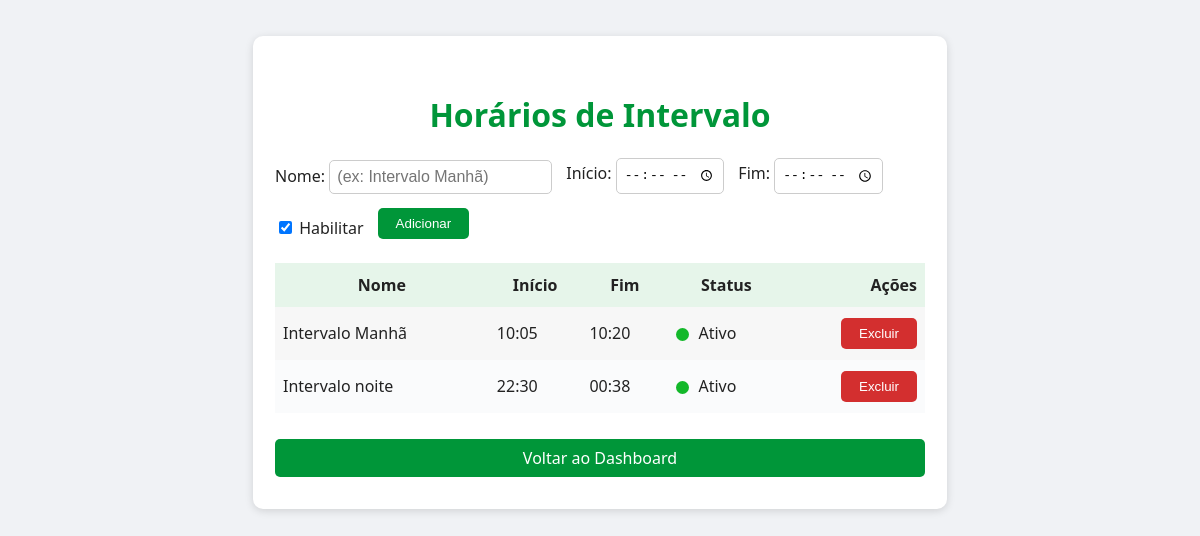
Screenshot of /admin/interval_schedules with the database file from the repository.
### tables this page shows
CREATE TABLE interval_schedules (
                id INTEGER PRIMARY KEY AUTOINCREMENT,
                name TEXT NOT NULL,
                start_time TEXT NOT NULL,
                end_time TEXT NOT NULL,
                is_enabled BOOLEAN DEFAULT 1
            );

### app.py (the view, shortened to what this page needs)
@app.route('/admin/interval_schedules', methods=['GET', 'POST'])
def admin_interval_schedules():
    db = get_db()
    schedules = db.execute("SELECT * FROM interval_schedules ORDER BY start_time").fetchall()
    return render_template('admin_interval_schedules.html', schedules=schedules)

### app.py (called while the page is built)
def get_db():
    db = getattr(g, '_database', None)
    if db is None:
        db = g._database = sqlite3.connect(DATABASE)
        db.row_factory = sqlite3.Row
    return db

@app.teardown_appcontext
def close_connection(exception):
    db = getattr(g, '_database', None)
    if db is not None:
        db.close()

### templates/admin_interval_schedules.html (shortened to what this page needs)
<!DOCTYPE html>
<html lang="pt-BR">
<head>
</head>
<body>
    <div class="container">
        <h1>Horários de Intervalo</h1>
        <form class="form-inline" method="POST" autocomplete="off">
            <div>
                <label>Nome:</label>
                <input type="text" name="name" placeholder="(ex: Intervalo Manhã)" required>
            </div>
            <div>
                <label>Início:</label>
                <input type="time" name="start_time" required>
            </div>
            <div>
                <label>Fim:</label>
                <input type="time" name="end_time" required>
            </div>
            <div>
                <label><input type="checkbox" name="is_enabled" checked> Habilitar</label>
            </div>
            <button class="btn" type="submit">Adicionar</button>
        </form>
        <table>
            <tr>
                <th>Nome</th>
                <th>Início</th>
                <th>Fim</th>
                <th>Status</th>
                <th class="actions">Ações</th>
            </tr>
            {% for i in schedules %}
            <tr>
                <td>{{ i.name }}</td>
                <td>{{ i.start_time }}</td>
                <td>{{ i.end_time }}</td>
                <td>
                    <span class="status-dot {% if i.is_enabled %}status-on{% else %}status-off{% endif %}"></span>
                    {{ 'Ativo' if i.is_enabled else 'Inativo' }}
                </td>
                <td class="actions">
                    <form style="display:inline;" method="POST" action="{{ url_for('admin_delete_interval', schedule_id=i.id) }}" onsubmit="return confirm('Excluir este horário de intervalo?')">
                        <button class="btn btn-delete" type="submit">Excluir</button>
                    </form>
                </td>
            </tr>
            {% endfor %}
        </table>
        <a class="back-link btn" href="{{ url_for('admin_dashboard') }}">Voltar ao Dashboard</a>
    </div>
</body>
</html>

### templates/admin_interval_schedules.html (style rules this page uses)
body { font-family: 'Segoe UI', Arial, sans-serif; background: #f0f2f5; color: #222; margin: 0; }
.container { max-width: 650px; margin: 36px auto; background: #fff; border-radius: 10px; box-shadow: 0 2px 8px #0002; padding: 36px 22px 32px; }
h1 { color: #009639; text-align: center; }
table { width: 100%; border-collapse: collapse; margin-top: 24px; background: #fafbfc; }
th, td { padding: 11px 8px; }
th { background: #e6f5ea; font-size: 1em; }
tr:nth-child(even) { background: #f7f7f7; }
.actions { text-align: right; }
.btn { background: #009639; color: #fff; border: none; border-radius: 5px; padding: 8px 18px; text-decoration: none; cursor:pointer; transition: background .2s; }
.btn-delete { background:#d32f2f; }
.form-inline { display: flex; gap: 14px; align-items: flex-end; margin-top: 0; flex-wrap: wrap; margin-bottom: 12px; }
input, label { font-size: 1em; }
input[type="text"], input[type="time"] { padding:7px; border-radius:5px; border:1px solid #ccc; }
label { margin-bottom: 2px; }
.status-dot { display: inline-block; width: 13px; height: 13px; border-radius: 50%; margin-right: 5px; vertical-align: middle; }
.status-on { background: #13b82a; }
.back-link { display: block; text-align: center; margin-top: 26px; }

### rows the page displays
interval_schedules: name "Intervalo Manhã", start_time "10:05", end_time "10:20", is_enabled "Ativo"
interval_schedules: name "Intervalo noite", start_time "22:30", end_time "00:38", is_enabled "Ativo"
